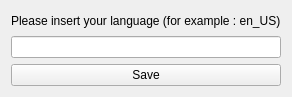
<ui version="4.0" >
 <class>Lang</class>
 <widget class="QWidget" name="Lang" >
  <property name="geometry" >
   <rect>
    <x>0</x>
    <y>0</y>
    <width>273</width>
    <height>97</height>
   </rect>
  </property>
  <property name="windowTitle" >
   <string>Language Settings</string>
  </property>
  <layout class="QGridLayout" >
   <item row="0" column="0" >
    <layout class="QVBoxLayout" >
     <item>
      <widget class="QLabel" name="label" >
       <property name="text" >
        <string>Please insert your language (for example : en_US)</string>
       </property>
      </widget>
     </item>
     <item>
      <widget class="QLineEdit" name="language" />
     </item>
     <item>
      <widget class="QPushButton" name="save" >
       <property name="text" >
        <string>Save</string>
       </property>
      </widget>
     </item>
    </layout>
   </item>
  </layout>
 </widget>
 <resources/>
 <connections/>
</ui>
